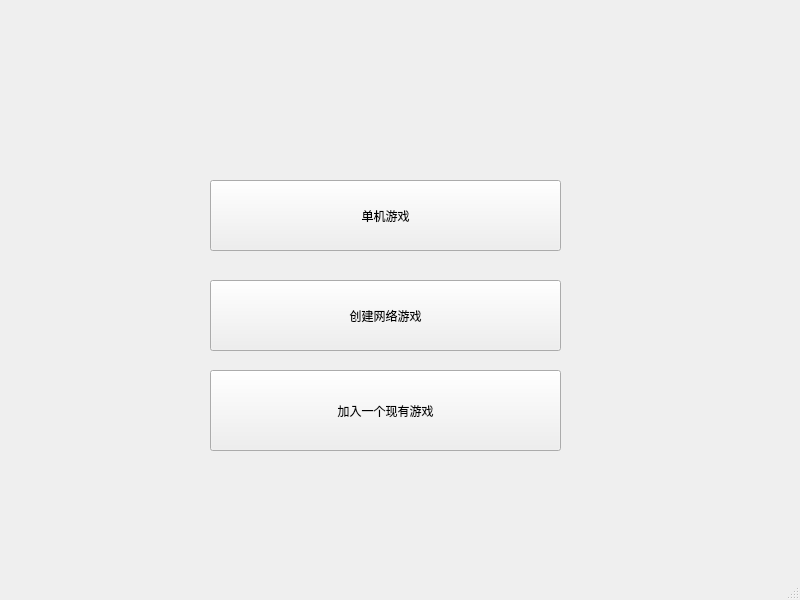
<?xml version="1.0" encoding="UTF-8"?>
<ui version="4.0">
 <class>MainWindow</class>
 <widget class="QMainWindow" name="MainWindow">
  <property name="geometry">
   <rect>
    <x>0</x>
    <y>0</y>
    <width>800</width>
    <height>600</height>
   </rect>
  </property>
  <property name="windowTitle">
   <string>MainWindow</string>
  </property>
  <widget class="QWidget" name="centralwidget">
   <widget class="QPushButton" name="Start">
    <property name="geometry">
     <rect>
      <x>210</x>
      <y>180</y>
      <width>351</width>
      <height>71</height>
     </rect>
    </property>
    <property name="text">
     <string>单机游戏</string>
    </property>
   </widget>
   <widget class="QPushButton" name="svrOpen">
    <property name="geometry">
     <rect>
      <x>210</x>
      <y>280</y>
      <width>351</width>
      <height>71</height>
     </rect>
    </property>
    <property name="text">
     <string>创建网络游戏</string>
    </property>
   </widget>
   <widget class="QPushButton" name="cliOpen">
    <property name="geometry">
     <rect>
      <x>210</x>
      <y>370</y>
      <width>351</width>
      <height>81</height>
     </rect>
    </property>
    <property name="text">
     <string>加入一个现有游戏</string>
    </property>
   </widget>
  </widget>
  <widget class="QMenuBar" name="menubar">
   <property name="geometry">
    <rect>
     <x>0</x>
     <y>0</y>
     <width>800</width>
     <height>26</height>
    </rect>
   </property>
  </widget>
  <widget class="QStatusBar" name="statusbar"/>
 </widget>
 <resources/>
 <connections/>
</ui>
